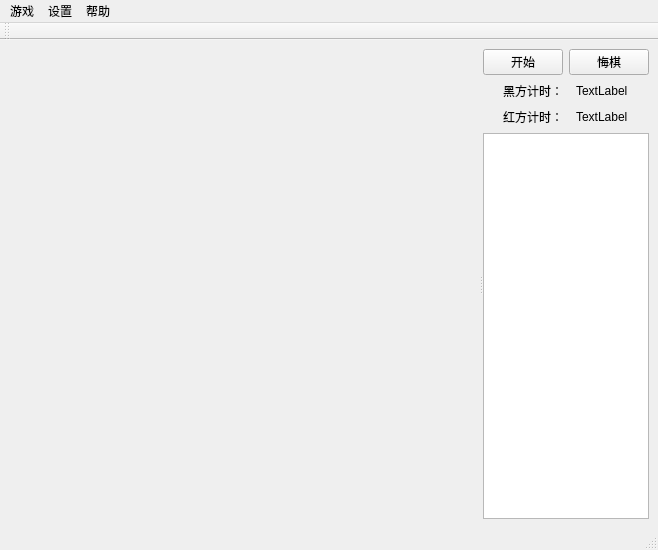
<?xml version="1.0" encoding="UTF-8"?>
<ui version="4.0">
 <class>MainWindow</class>
 <widget class="QMainWindow" name="MainWindow">
  <property name="geometry">
   <rect>
    <x>0</x>
    <y>0</y>
    <width>653</width>
    <height>545</height>
   </rect>
  </property>
  <property name="sizePolicy">
   <sizepolicy hsizetype="Fixed" vsizetype="Fixed">
    <horstretch>0</horstretch>
    <verstretch>0</verstretch>
   </sizepolicy>
  </property>
  <property name="minimumSize">
   <size>
    <width>0</width>
    <height>0</height>
   </size>
  </property>
  <property name="windowTitle">
   <string>MainWindow</string>
  </property>
  <widget class="QWidget" name="centralwidget">
   <layout class="QGridLayout" name="gridLayout_2">
    <item row="0" column="0">
     <widget class="QSplitter" name="splitter">
      <property name="orientation">
       <enum>Qt::Horizontal</enum>
      </property>
      <widget class="ChessBoard" name="game_board" native="true">
       <property name="minimumSize">
        <size>
         <width>470</width>
         <height>470</height>
        </size>
       </property>
      </widget>
      <widget class="QWidget" name="verticalLayoutWidget">
       <layout class="QVBoxLayout" name="verticalLayout">
        <item>
         <layout class="QHBoxLayout" name="horizontalLayout_3">
          <item>
           <widget class="QPushButton" name="pushButton_start">
            <property name="text">
             <string>开始</string>
            </property>
           </widget>
          </item>
          <item>
           <widget class="QPushButton" name="pushButton_regret">
            <property name="text">
             <string>悔棋</string>
            </property>
           </widget>
          </item>
         </layout>
        </item>
        <item>
         <layout class="QHBoxLayout" name="horizontalLayout">
          <item>
           <spacer name="horizontalSpacer_3">
            <property name="orientation">
             <enum>Qt::Horizontal</enum>
            </property>
            <property name="sizeHint" stdset="0">
             <size>
              <width>40</width>
              <height>20</height>
             </size>
            </property>
           </spacer>
          </item>
          <item>
           <widget class="QLabel" name="label">
            <property name="text">
             <string>黑方计时：  </string>
            </property>
           </widget>
          </item>
          <item>
           <widget class="QLabel" name="black_time_label">
            <property name="text">
             <string>TextLabel</string>
            </property>
           </widget>
          </item>
          <item>
           <spacer name="horizontalSpacer">
            <property name="orientation">
             <enum>Qt::Horizontal</enum>
            </property>
            <property name="sizeHint" stdset="0">
             <size>
              <width>40</width>
              <height>20</height>
             </size>
            </property>
           </spacer>
          </item>
         </layout>
        </item>
        <item>
         <layout class="QHBoxLayout" name="horizontalLayout_2">
          <item>
           <spacer name="horizontalSpacer_4">
            <property name="orientation">
             <enum>Qt::Horizontal</enum>
            </property>
            <property name="sizeHint" stdset="0">
             <size>
              <width>40</width>
              <height>20</height>
             </size>
            </property>
           </spacer>
          </item>
          <item>
           <widget class="QLabel" name="label_3">
            <property name="text">
             <string>红方计时：  </string>
            </property>
           </widget>
          </item>
          <item>
           <widget class="QLabel" name="red_time_label">
            <property name="text">
             <string>TextLabel</string>
            </property>
           </widget>
          </item>
          <item>
           <spacer name="horizontalSpacer_2">
            <property name="orientation">
             <enum>Qt::Horizontal</enum>
            </property>
            <property name="sizeHint" stdset="0">
             <size>
              <width>40</width>
              <height>20</height>
             </size>
            </property>
           </spacer>
          </item>
         </layout>
        </item>
        <item>
         <widget class="QTextBrowser" name="log_text_browser"/>
        </item>
       </layout>
      </widget>
     </widget>
    </item>
   </layout>
  </widget>
  <widget class="QMenuBar" name="menubar">
   <property name="geometry">
    <rect>
     <x>0</x>
     <y>0</y>
     <width>653</width>
     <height>23</height>
    </rect>
   </property>
   <widget class="QMenu" name="menu">
    <property name="title">
     <string>游戏</string>
    </property>
    <addaction name="new_game_act"/>
    <addaction name="quit_game_act"/>
   </widget>
   <widget class="QMenu" name="menu_2">
    <property name="title">
     <string>设置</string>
    </property>
    <addaction name="game_setting_act"/>
   </widget>
   <widget class="QMenu" name="menu_3">
    <property name="title">
     <string>帮助</string>
    </property>
    <addaction name="game_rule_act"/>
    <addaction name="game_about_act"/>
   </widget>
   <addaction name="menu"/>
   <addaction name="menu_2"/>
   <addaction name="menu_3"/>
  </widget>
  <widget class="QStatusBar" name="statusbar"/>
  <widget class="QToolBar" name="toolBar">
   <property name="windowTitle">
    <string>toolBar</string>
   </property>
   <attribute name="toolBarArea">
    <enum>TopToolBarArea</enum>
   </attribute>
   <attribute name="toolBarBreak">
    <bool>false</bool>
   </attribute>
  </widget>
  <action name="game_rule_act">
   <property name="text">
    <string>游戏规则</string>
   </property>
  </action>
  <action name="game_about_act">
   <property name="text">
    <string>关于</string>
   </property>
  </action>
  <action name="new_game_act">
   <property name="text">
    <string>新游戏</string>
   </property>
  </action>
  <action name="quit_game_act">
   <property name="text">
    <string>退出</string>
   </property>
  </action>
  <action name="game_setting_act">
   <property name="text">
    <string>对局设置</string>
   </property>
  </action>
 </widget>
 <customwidgets>
  <customwidget>
   <class>ChessBoard</class>
   <extends>QWidget</extends>
   <header>chess_board</header>
   <container>1</container>
  </customwidget>
 </customwidgets>
 <resources/>
 <connections/>
</ui>
